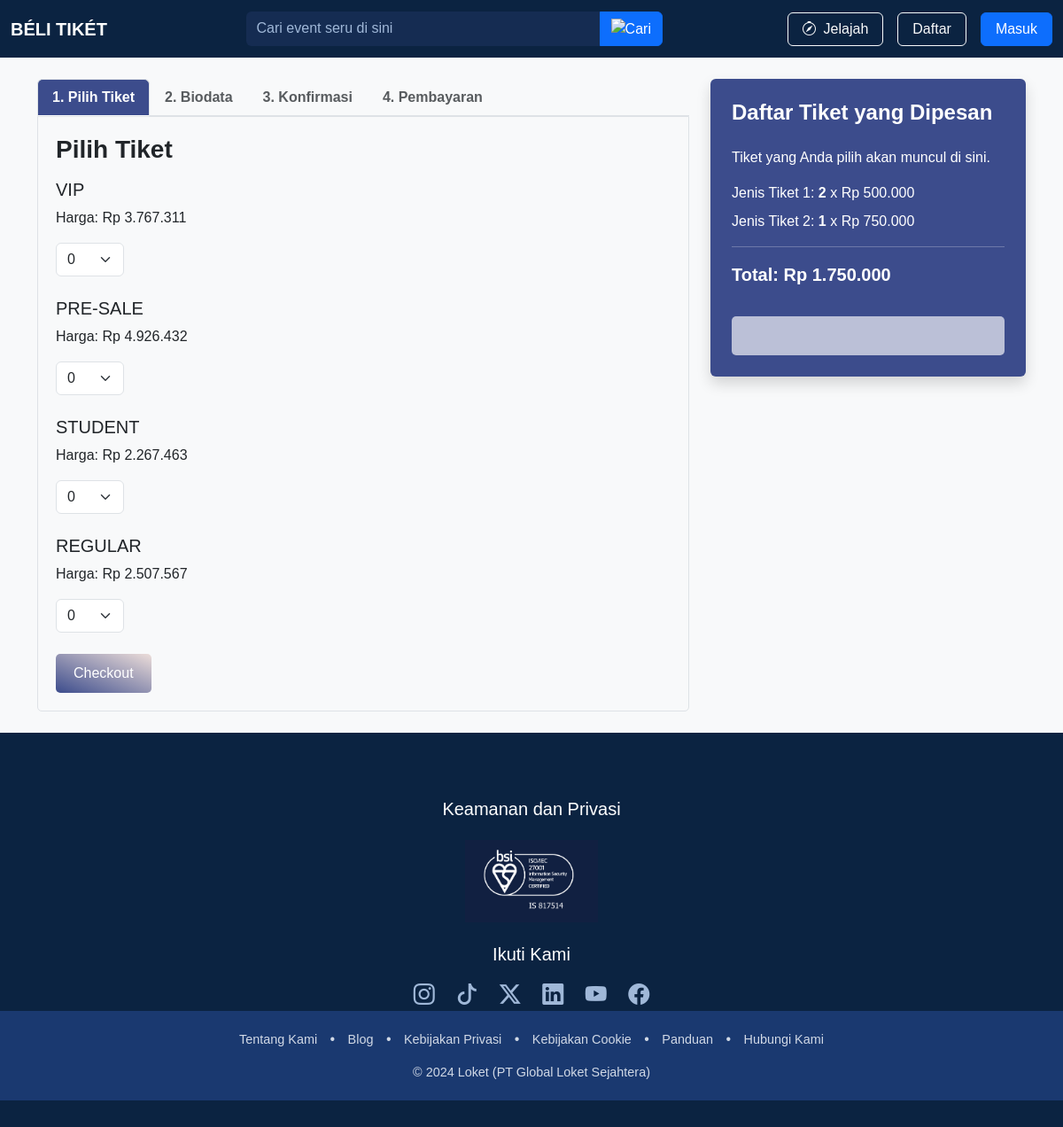
/php/detail-tiket.php?event_id=3, run on the app's committed database.
### tables this page shows
CREATE TABLE `tickets` (
  `ticket_id` int(11) NOT NULL,
  `event_id` int(11) DEFAULT NULL,
  `ticket_type` varchar(100) DEFAULT NULL,
  `price` decimal(10,2) NOT NULL,
  `quantity_available` int(11) NOT NULL,
  `created_at` timestamp NOT NULL DEFAULT current_timestamp(),
  `updated_at` timestamp NOT NULL DEFAULT current_timestamp() ON UPDATE current_timestamp()
);

### php/detail-tiket.php (the view, shortened to what this page needs)
<?php
$isLoggedIn = isset($_SESSION['user_id']);
$event_id = isset($_GET['event_id']) ? $_GET['event_id'] : null;
if ($event_id) {
    include_once '../connection/connect.php';
    try {
        $pdo = getDatabaseConnection();
    } catch (PDOException $e) {
        die("Koneksi gagal: " . $e->getMessage());
    }
    $sql = "SELECT * FROM tickets WHERE event_id = :event_id";
    $stmt = $pdo->prepare($sql);
    $stmt->execute(['event_id' => $event_id]);
    $tickets = $stmt->fetchAll(PDO::FETCH_ASSOC);
} else {
    die("Event ID tidak valid.");
}
?>
<!DOCTYPE html>
<html lang="id">
<head>
    <link href="https://cdn.jsdelivr.net/npm/bootstrap@5.3.0/dist/css/bootstrap.min.css" rel="stylesheet">
    <link rel="stylesheet" href="https://cdnjs.cloudflare.com/ajax/libs/font-awesome/6.4.2/css/all.min.css">
    <link href="https://cdn.jsdelivr.net/npm/bootstrap-icons@1.10.5/font/bootstrap-icons.css" rel="stylesheet">
    <link href="https://cdn.jsdelivr.net/npm/bootstrap-icons/font/bootstrap-icons.css" rel="stylesheet">
    <link rel="stylesheet" type="text/css" href="../css/navbar_footer.css">
    <link rel="stylesheet" type="text/css" href="../css/home.css">
    <link rel="stylesheet" href="../css/detail-tiket.css">
</head>
<body class="d-flex flex-column min-vh-100">
    <header>
        <nav class="navbar navbar-expand-lg navbar-dark">
            <div class="container-fluid">
                <a class="navbar-brand fw-bold" href="../index.php">BÉLI TIKÉT</a>
                <div class="mx-auto" style="width: 40%;">
                    <div class="input-group">
                        <input type="text" class="form-control search-bar" placeholder="Cari event seru di sini"
                            id="searchInput" aria-label="Search">
                        <button class="btn btn-primary" type="button">
                            <img src="https://cdn-icons-png.flaticon.com/512/54/54481.png" alt="Cari" width="16"
                                height="16">
                        </button>
                    </div>
                </div>
                <div class="d-flex align-items-center gap-3">
                    <a href="../jelajah.php" class="btn btn-outline-light d-flex align-items-center gap-2 px-3">
                        <i class="bi bi-compass"></i>
                        <span>Jelajah</span>
                    </a>
                    <?php if (!$isLoggedIn): ?>
                    <a href="register.php" class="btn btn-outline-light px-3">Daftar</a>
                    <a href="login.php" class="btn btn-primary px-3">Masuk</a>
                    <?php endif; ?>
                </div>
            </div>
        </nav>
    </header>
    <main class="container my-4 flex-grow-1">
        <div class="row gx-4">
            <div class="col-md-8">
                <ul class="nav nav-tabs" id="myTab" role="tablist">
                    <li class="nav-item" role="presentation">
                        <button class="nav-link active" id="tiket-tab" data-bs-toggle="tab" data-bs-target="#tiket"
                            type="button" role="tab">1. Pilih Tiket</button>
                    </li>
                    <li class="nav-item" role="presentation">
                        <button class="nav-link" id="biodata-tab" data-bs-toggle="tab" data-bs-target="#biodata"
                            type="button" role="tab" disabled>2. Biodata</button>
                    </li>
                    <li class="nav-item" role="presentation">
                        <button class="nav-link" id="konfirmasi-tab" data-bs-toggle="tab" data-bs-target="#konfirmasi"
                            type="button" role="tab" disabled>3. Konfirmasi</button>
                    </li>
                    <li class="nav-item" role="presentation">
                        <button class="nav-link" id="pembayaran-tab" data-bs-toggle="tab" data-bs-target="#pembayaran"
                            type="button" role="tab" disabled>4. Pembayaran</button>
                    </li>
                </ul>
                <div class="tab-content">
                    <div class="tab-pane fade show active" id="tiket" role="tabpanel">
                        <h3 class="fw-bold mb-3">Pilih Tiket</h3>
                        <div class="mb-4">
                            <?php if ($tickets): ?>
                            <?php foreach ($tickets as $ticket): ?>
                            <div class="mb-4">
                                <h5><?php echo htmlspecialchars($ticket['ticket_type']); ?></h5>
                                <p>Harga: Rp <?php echo number_format($ticket['price'], 0, ',', '.'); ?></p>
                                <select class="form-select w-auto" id="jumlahTiket<?php echo $ticket['ticket_id']; ?>">
                                    <?php for ($i = 0; $i <= $ticket['quantity_available']; $i++): ?>
                                    <option value="<?php echo $i; ?>"><?php echo $i; ?></option>
                                    <?php endfor; ?>
                                </select>
                            </div>
                            <?php endforeach; ?>
                            <?php else: ?>
                            <p>Tidak ada tiket tersedia untuk event ini.</p>
                            <?php endif; ?>
                        </div>
                        <button class="btn btn-gradient" id="btnCheckout">Checkout</button>
                    </div>
                </div>
            </div>
            <div class="col-md-4">
                <div class="p-4 rounded bg-primary text-white shadow">
                    <h4 class="fw-bold mb-4">Daftar Tiket yang Dipesan</h4>
                    <p>Tiket yang Anda pilih akan muncul di sini.</p>
                    <ul class="list-unstyled">
                        <li class="mb-2">Jenis Tiket 1: <strong>2</strong> x Rp 500.000</li>
                        <li class="mb-2">Jenis Tiket 2: <strong>1</strong> x Rp 750.000</li>
                    </ul>
                    <hr class="bg-light">
                    <p class="fs-5 fw-bold">Total: <span>Rp 1.750.000</span></p>
                    <button class="btn btn-gradient2 w-100 mt-3" id="btnBayar" disabled>Selesaikan
                        Pembayaran</button>
                </div>
            </div>
        </div>
    </main>
    <footer>
        <div class="footer">
            <div class="container">
                <div class="row">
                    <div class="security-section text-center mt-4">
                        <h5>Keamanan dan Privasi</h5>
                        <img src="../assets/images/logo_bsi.png" alt="Logo BSI" class="mt-2 mb-4">
                    </div>
                    <div class="social-media-section text-center">
                        <h5>Ikuti Kami</h5>
                        <div class="social-icons mt-3">
                            <a href="#"><i class="bi bi-instagram"></i></a>
                            <a href="#"><i class="bi bi-tiktok"></i></a>
                            <a href="#"><i class="bi bi-twitter-x"></i></a>
                            <a href="#"><i class="bi bi-linkedin"></i></a>
                            <a href="#"><i class="bi bi-youtube"></i></a>
                            <a href="#"><i class="bi bi-facebook"></i></a>
                        </div>
                    </div>
                </div>
            </div>
            <div class="footer-bottom">
                <div class="container">
                    <div class="footer-links">
                        <a href="php/tentang_kami.php">Tentang Kami</a>
                        <span>•</span>
                        <a href="#">Blog</a>
                        <span>•</span>
                        <a href="#">Kebijakan Privasi</a>
                        <span>•</span>
                        <a href="#">Kebijakan Cookie</a>
                        <span>•</span>
                        <a href="#">Panduan</a>
                        <span>•</span>
                        <a href="#">Hubungi Kami</a>
                    </div>
                    <p class="copyright">&copy; 2024 Loket (PT Global Loket Sejahtera)</p>
                </div>
            </div>
    </footer>
</body>
</html>

### css/navbar_footer.css (style rules this page uses)
.navbar { background-color: #0b2341; height: 65px; }
.search-bar { background-color: #152c52; color: white; border: none; }
.search-bar::placeholder { color: var(--placeholder-color, #a0b8d8); }
body { margin: 0; padding: 0; font-family: Arial, sans-serif; background-color: #f8f9fa; height: 100vh; }
.footer { background-color: #0b2341; color: #a0b8d8; padding: 50px 0 30px; }
.security-section h5, .social-media-section h5 { color: white; margin-bottom: 15px; }
.security-section img { max-width: 150px; height: auto; }
.social-icons { margin-top: 20px; }
.social-icons a { color: #a0b8d8; font-size: 1.5rem; margin: 0 10px; transition: color 0.3s ease; }
.footer-bottom { background-color: #1a3970; padding: 20px 0; text-align: center; }
.footer-links { margin-bottom: 15px; }
.footer-links a { color: #d1d9e6; text-decoration: none; font-size: 0.9rem; margin: 0 10px; }
.footer-links span { color: #d1d9e6; }
.copyright { color: #d1d9e6; font-size: 0.9rem; margin: 0; }

### css/home.css (style rules this page uses)
a { text-decoration: none !important; }

### css/detail-tiket.css (style rules this page uses)
.nav-tabs .nav-link { color: #3c4c8c; font-weight: bold; }
.nav-tabs .nav-link.active { background-color: #3c4c8c; color: #fff; }
.tab-content { border: 1px solid #dee2e6; padding: 20px; border-radius: 0 0 5px 5px; }
.bg-primary { background-color: #3c4c8c !important; color: white !important; }
.btn-gradient { background: linear-gradient( to top right, #3c4c8c, #ecddd9, #f1b0bb ); color: white; padding: 10px 20px; border: none; border-radius: 5px; transition: background-position 0.3s ease, color 0.3s ease; background-size: 200% 200%; background-position: bottom left; }
.btn-gradient2 { background: linear-gradient( to top right, #ffffff, #ffffff, #ffffff ); color: black; padding: 10px 20px; border: none; border-radius: 5px; transition: background-position 0.3s ease, color 0.3s ease; background-size: 200% 200%; background-position: bottom left; }

### data on the page
tickets: ticket_type "VIP", price "3.767.311", ticket_id "0"
tickets: ticket_type "PRE-SALE", price "4.926.432", ticket_id "0"
tickets: ticket_type "STUDENT", price "2.267.463", ticket_id "0"
tickets: ticket_type "REGULAR", price "2.507.567", ticket_id "0"
